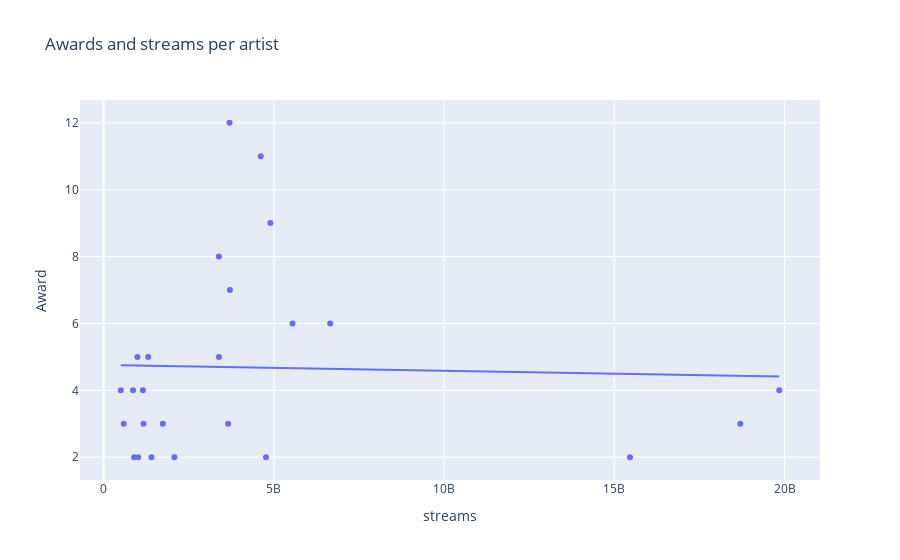

The notebook cell this image was saved under:
### Code cell
df = pd.read_csv('../cleaned/final.csv', low_memory=False)
df = df.loc[df['streams'] != 'streams']

df['streams'] = df['streams'].astype(int)

df = df.groupby('artist_individual', as_index=False).agg({'streams': 'sum'})
df = df.rename(columns={'artist_individual': 'Artist'})
df = df.sort_values('streams')
df = df.loc[df['streams'] > 500000000]
# df = df.loc[df['streams'] < 15000000000]
df = df.sort_values('streams')

df2 = pd.read_csv("../cleaned/grammyAlbums_199-2019.csv", index_col=0)
df3 = pd.read_csv("../cleaned/grammySongs_1999-2019.csv", index_col=0)
df3.rename(columns={'GrammyAward': 'Award'}, inplace=True)
df2 = pd.concat([df2, df3])
df2 = df2.groupby('Artist', as_index=False).count()
df2 = df2.loc[df2['Artist'] != 'Various Artists']
df2 = df2.loc[df2['Award'] > 1]
df2.sort_values('Award', inplace=True)

df = pd.merge(df,df2, on='Artist')

df.head
px.scatter(df, x='streams', y='Award', hover_data='Artist', trendline='ols', title='Awards and streams per artist').show()

### Figure 1 — Plotly figure (JSON) as saved in the notebook; plotly's stock layout.template omitted (floating-point values rounded to 4 significant figures)
{"data": [{"customdata": [["Justin Timberlake"], ["Skrillex"], ["Childish Gambino"], ["Pharrell Williams"], ["John Legend"], ["Beyoncé"], ["Michael Bublé"], ["Mariah Carey"], ["Daft Punk"], ["Rihanna"], ["Shakira"], ["Lil Wayne"], ["Kanye West"], ["Lady Gaga"], ["Sam Smith"], ["Adele"], ["Coldplay"], ["Eminem"], ["Maroon 5"], ["Bruno Mars"], ["Kendrick Lamar"], ["Taylor Swift"], ["The Weeknd"], ["Ed Sheeran"], ["Drake"]], "hovertemplate": "streams=%{x}<br>Award=%{y}<br>Artist=%{customdata[0]}<extra></extra>", "legendgroup": "", "marker": {"color": "#636efa", "symbol": "circle"}, "mode": "markers", "name": "", "orientation": "v", "showlegend": false, "type": "scatter", "x": [501264035, 587862578, 861312843, 893730754, 991454646, 1015225908, 1152844283, 1168360042, 1308334404, 1402360929, 1736529304, 2075799682, 3383384191, 3386149367, 3654249741, 3697087280, 3707257175, 4614260765, 4768165548, 4896033841, 5545941750, 6653550141, 15458348124, 18700501954, 19843813784], "xaxis": "x", "y": [4, 3, 4, 2, 5, 2, 4, 3, 5, 2, 3, 2, 8, 5, 3, 12, 7, 11, 2, 9, 6, 6, 2, 3, 4], "yaxis": "y"}, {"hovertemplate": "<b>OLS trendline</b><br>Award = -1.72155e-11 * streams + 4.75713<br>R<sup>2</sup>=0.001092<br><br>streams=%{x}<br>Award=%{y} <b>(trend)</b><extra></extra>", "legendgroup": "", "marker": {"color": "#636efa", "symbol": "circle"}, "mode": "lines", "name": "", "showlegend": false, "type": "scatter", "x": [501264035, 587862578, 861312843, 893730754, 991454646, 1015225908, 1152844283, 1168360042, 1308334404, 1402360929, 1736529304, 2075799682, 3383384191, 3386149367, 3654249741, 3697087280, 3707257175, 4614260765, 4768165548, 4896033841, 5545941750, 6653550141, 15458348124, 18700501954, 19843813784], "xaxis": "x", "y": [4.748, 4.747, 4.742, 4.742, 4.74, 4.74, 4.737, 4.737, 4.735, 4.733, 4.727, 4.721, 4.699, 4.699, 4.694, 4.693, 4.693, 4.678, 4.675, 4.673, 4.662, 4.643, 4.491, 4.435, 4.416], "yaxis": "y"}], "layout": {"legend": {"tracegroupgap": 0}, "title": {"text": "Awards and streams per artist"}, "xaxis": {"anchor": "y", "domain": [0, 1], "title": {"text": "streams"}}, "yaxis": {"anchor": "x", "domain": [0, 1], "title": {"text": "Award"}}}}
